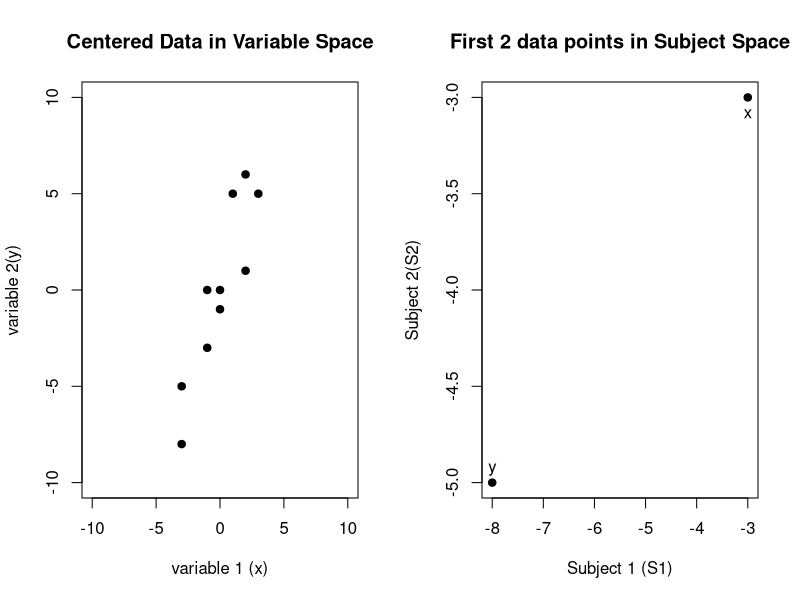
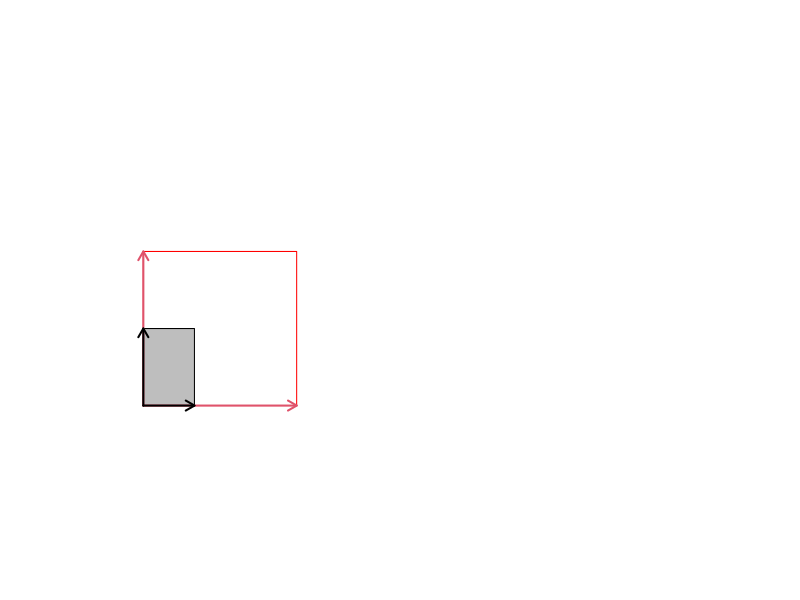

Recreate these plots in R, in order. (Note: this script raises an error after producing the figures.)
# Name: vectors.R
# Auth: uhkniazi
# Date: 09/08/2017
# Desc: vectors, matrices and others - blog related script

p.old = par()

df = data.frame(x = c(-3,-3,-1,-1,0,0,1,2,2,3), 
                y = c(-8,-5,-3,0,-1,0,5,1,6,5))
row.names(df) = paste0('S', 1:10)

par(mfrow=(c(1,2)))

plot(df$x, df$y, xlim=c(-10, 10), ylim=c(-10, 10), main='Centered Data in Variable Space',
     xlab='variable 1 (x)', ylab='variable 2(y)', pch=19)

df2 = data.frame(t(df))

plot(df2$S1, df2$S2, main='First 2 data points in Subject Space',
     xlab='Subject 1 (S1)', ylab='Subject 2(S2)', pch=19)
text(df2$S1, df2$S2, labels = c('x', 'y'), adj = 2, pos = c(1,3))

rad2deg = function(rad) {(rad * 180) / (pi)}
deg2rad = function(deg) {(deg * pi) / (180)}

cor(df$x, df$y); angleRad = acos(cor(df$x, df$y)); 
rad2deg(acos(cor(df$x, df$y)))

## coordinates for vector X
magX = norm(df$x, '2')
ptX = c(x=magX * cos(0), y=magX * sin(0))

magY = norm(df$y, '2')
ptY = c(x=magY * cos(angleRad), y=magY * sin(angleRad))

apply(df, 2, sd)

lincomb = function(x, y){
  return(3*x - 2*y)
}

lincomb(c(2,1), c(-1,3))

## define 2 vectors
x = c(2,1); y = c(-1, 3)

## dot product 
t(x) %*% y
## magnitude x
norm(x, '2')
## or
sqrt(t(x) %*% x)
## magnitude y
norm(y, '2')
## calculate cosine of angle
1/( 2.236068 * 3.162278)
## convert this to the angle
acos(0.1414213)
## convert it to degrees
rad2deg(1.428899)

### input output operations, functions, vectors and matrices
## some operations or functions
op1 = function(x, y, z){
  return(3*x + 4*y + 5*z)
}

op2 = function(x, y, z){
  return(3*x + 0*y + 0*z)
}

op3 = function(x, y, z){
  return(4*x + (-3)*y + 2*z)
}


## some vector inputs
inp1 = c(5, 10, 12)
inp2 = c(4, 6, -2)
inp3 = c(8, -5, 4)

## perform operation on input
op1(inp1[1], inp1[2], inp1[3])
op2(inp2[1], inp2[2], inp2[3])
op3(inp3[1], inp3[2], inp3[3])

## create input matrix
mInputs = cbind(inp1, inp2, inp3)

## operations matrix
mOperations = rbind(c(3, 4, 5),
                    c(3, 0, 0),
                    c(4, -3, 2))

## matrix multiplication
## operations %*% inputs
mOutput = mOperations %*% mInputs
## resultant matrix = rows=size of operation (3) and cols=number of inputs (3)
mOutput

## what is the determinant of the matrix
det(mOperations)
## get inverse of the matrix
mOperations.inv = solve(mOperations)
## retrieve original input
mOperations.inv %*% mOutput

### eigen vectors 
## a matrix representing a square with 4 points in x, y coordinates 
mOriginal = cbind(c(0,0), c(1,0), c(1,1), c(0,1))

## transformation or operation to be performed
mTransform = cbind(c(3, 0), c(0, 2))
## after transformation
mChanged = mTransform %*% mOriginal
## eigen vectors and values of the transformation matrix
eigen(mTransform)

plot.new()
plot.window(c(-1,4), c(-1, 4))
rect(xleft = 0, ybottom = 0, ytop = 2, xright = 3, border='red')
rect(xleft = 0, ybottom = 0, ytop = 1, xright = 1, col='grey'  )
arrows(0, 0, 3, 0, length = 0.1, lwd=2, col=2)
arrows(0, 0, 0, 2, length = 0.1, lwd=2, col=2)
arrows(0, 0, 0, 1, length = 0.1, lwd=2)
arrows(0, 0, 1, 0, length = 0.1, lwd=2)

mTransform %*% mOriginal

det(mOriginal)
eigen(mOriginal)

## scale the matrix 
mScaled = rbind(c(3, 0), c(0, 2))
det(mScaled)
eigen(mScaled)










